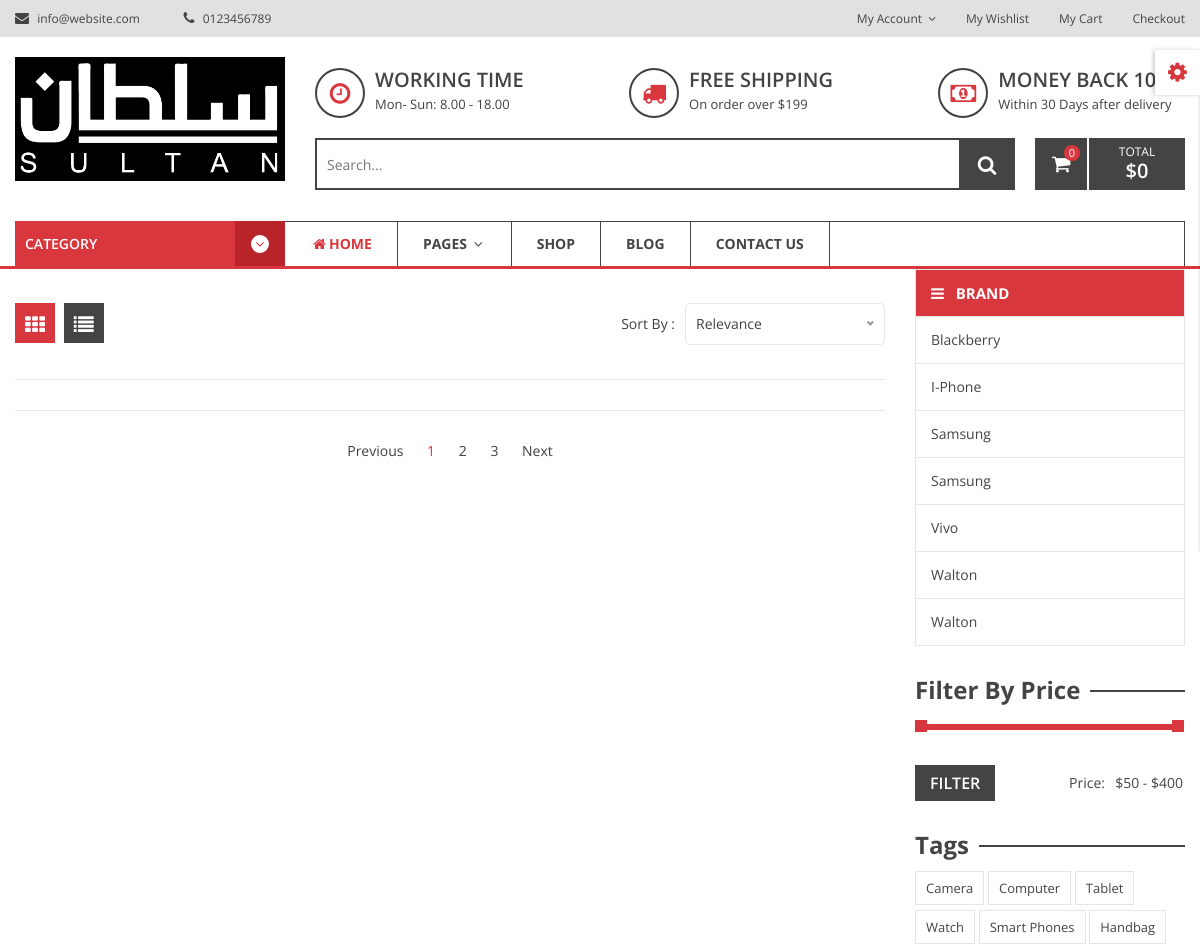
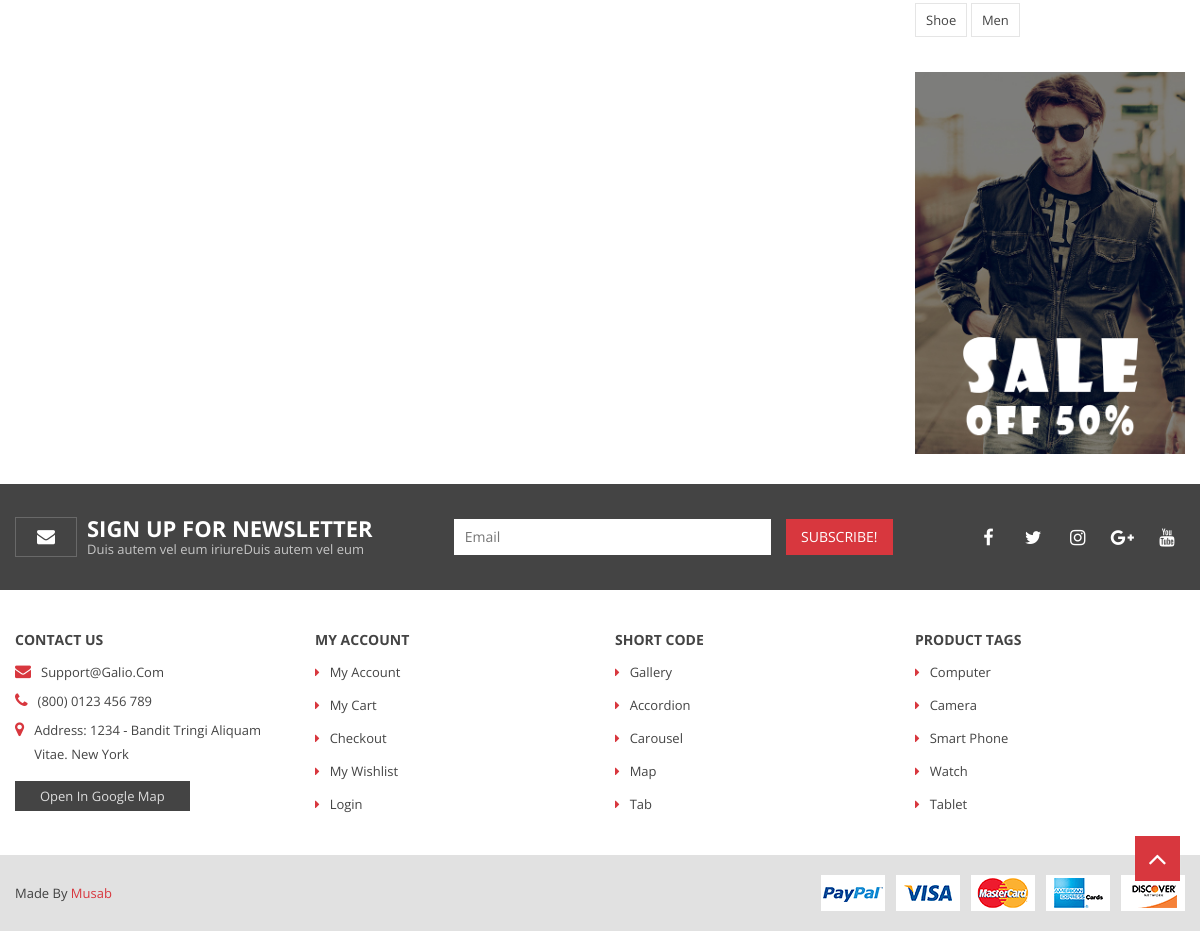
Page /shopbycategory.php?catId=7 on the committed database (2 pictures, top to bottom).
### tables this page shows
CREATE TABLE `product_brand` (
  `brandid` int(11) NOT NULL,
  `brandname` varchar(50) NOT NULL,
  `status` tinyint(4) NOT NULL DEFAULT 1
);

### lib/database.php (called while the page is built, shortened)
<?php
class Database
{
    public $host   = DB_HOST;
    public $user   = DB_USER;
    public $pass   = DB_PASS;
    public $dbname = DB_NAME;
    public $link;
    private function connectDB()
    {
        $this->link = new mysqli(
            $this->host,
            $this->user,
            $this->pass,
            $this->dbname
        );
    }
    public function select($query)
    {
        $result = $this->link->query($query) or
            die($this->link->error . __LINE__);
        if ($result->num_rows > 0) {
            return $result;
        } else {
            return false;
        }
    }
}

### classes/Product.php (called while the page is built, shortened)
<?php
include_once 'lib/database.php';
class Product{
    private $db;
    public function __construct()
    {
        $this->db = new Database();
    }
    public function getbrandName()
    {
        $query = "SELECT * FROM product_brand Order By brandname ASC";
        $result = $this->db->select($query);
        return $result;
    }
}

### inc/shopsidebar.php (the view, shortened to what this page needs)
<div class="page-main-wrapper">
    <div class="container">
        <div class="row">
            <div class="col-lg-3 order-2 order-lg-1">
                <div class="shop-sidebar-wrap mt-md-28 mt-sm-28">
                    <div class="sidebar-widget mb-30">
                        <div class="sidebar-category">
                            <ul>
                                <li class="title"><i class="fa fa-bars"></i> Brand</li>
                                <?php
                                $brandPd = $pd->getbrandName();
                                if ($brandPd) {
                                    while ($brandResult = $brandPd->fetch_assoc()) {
                                ?>
                                <li><a href="shopbybrand.php?brandid=<?= $brandResult['brandid']?>"><?= $brandResult['brandname']?></a><span></span></li>
                                <?php }
                                } ?>
                            </ul>
                        </div>
                    </div>
                    <div class="sidebar-widget mb-30">
                        <div class="sidebar-title mb-10">
                            <h3>filter by price</h3>
                        </div>
                        <div class="sidebar-widget-body">
                            <div class="price-range-wrap">
                                <div class="price-range" data-min="50" data-max="400"></div>
                                <div class="range-slider">
                                    <form action="#" class="d-flex justify-content-between">
                                        <button class="filter-btn">filter</button>
                                        <div class="price-input d-flex align-items-center">
                                            <label for="amount">Price: </label>
                                            <input type="text" id="amount">
                                        </div>
                                    </form>
                                </div>
                            </div>
                        </div>
                    </div>
                    <div class="sidebar-widget mb-30">
                        <div class="sidebar-title mb-10">
                            <h3>tags</h3>
                        </div>
                        <div class="sidebar-widget-body">
                            <div class="product-tag">
                                <a href="#">camera</a>
                                <a href="#">computer</a>
                                <a href="#">tablet</a>
                                <a href="#">watch</a>
                                <a href="#">smart phones</a>
                                <a href="#">handbag</a>
                                <a href="#">shoe</a>
                                <a href="#">men</a>
                            </div>
                        </div>
                    </div>
                    <div class="sidebar-widget mb-30">
                        <div class="img-container fix img-full">
                            <a href="#"><img src="assets/img/banner/banner_shop.jpg" alt=""></a>
                        </div>
                    </div>
                </div>
            </div>
            <div class="col-lg-9">
                <div class="shop-product-wrapper pt-34">
                    <div class="shop-top-bar">
                        <div class="row">
                            <div class="col-lg-7 col-md-6">
                                <div class="top-bar-left">
                                    <div class="product-view-mode mr-70 mr-sm-0">
                                        <a class="active" href="#" data-target="grid"><i class="fa fa-th"></i></a>
                                        <a href="#" data-target="list"><i class="fa fa-list"></i></a>
                                    </div>
                                </div>
                            </div>
                            <div class="col-lg-5 col-md-6">
                                <div class="top-bar-right">
                                    <div class="product-short">
                                        <p>Sort By : </p>
                                    </div>
                                </div>
                            </div>
                        </div>
                    </div>

### rows in the picture
product_brand: brandname "Blackberry"
product_brand: brandname "I-Phone"
product_brand: brandname "Samsung"
product_brand: brandname "Samsung"
product_brand: brandname "Vivo"
product_brand: brandname "Walton"
product_brand: brandname "Walton"
